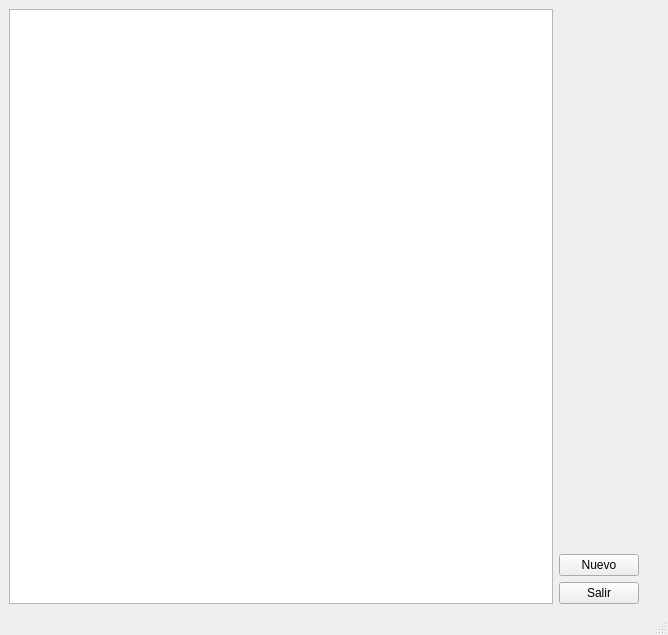
<?xml version="1.0" encoding="UTF-8"?>
<ui version="4.0">
 <class>productosSeguidosMainWindow</class>
 <widget class="QMainWindow" name="productosSeguidosMainWindow">
  <property name="geometry">
   <rect>
    <x>0</x>
    <y>0</y>
    <width>668</width>
    <height>635</height>
   </rect>
  </property>
  <property name="windowTitle">
   <string>Sueldo</string>
  </property>
  <widget class="QWidget" name="centralwidget">
   <layout class="QGridLayout" name="gridLayout">
    <item row="0" column="0">
     <widget class="QTableWidget" name="sueldoTableWidget">
      <property name="editTriggers">
       <set>QAbstractItemView::NoEditTriggers</set>
      </property>
      <property name="tabKeyNavigation">
       <bool>false</bool>
      </property>
      <property name="showDropIndicator" stdset="0">
       <bool>false</bool>
      </property>
      <property name="dragDropOverwriteMode">
       <bool>false</bool>
      </property>
      <property name="selectionMode">
       <enum>QAbstractItemView::SingleSelection</enum>
      </property>
      <attribute name="horizontalHeaderVisible">
       <bool>true</bool>
      </attribute>
      <attribute name="verticalHeaderVisible">
       <bool>false</bool>
      </attribute>
     </widget>
    </item>
    <item row="0" column="1">
     <layout class="QVBoxLayout" name="verticalLayout">
      <property name="rightMargin">
       <number>20</number>
      </property>
      <item>
       <spacer name="verticalSpacer">
        <property name="orientation">
         <enum>Qt::Vertical</enum>
        </property>
        <property name="sizeHint" stdset="0">
         <size>
          <width>20</width>
          <height>40</height>
         </size>
        </property>
       </spacer>
      </item>
      <item>
       <widget class="QPushButton" name="nuevoPushButton">
        <property name="text">
         <string>Nuevo</string>
        </property>
       </widget>
      </item>
      <item>
       <widget class="QPushButton" name="salirPushButton">
        <property name="text">
         <string>Salir</string>
        </property>
        <property name="icon">
         <iconset resource="iconosResource.qrc">
          <normaloff>:/icons/exit.png</normaloff>:/icons/exit.png</iconset>
        </property>
       </widget>
      </item>
     </layout>
    </item>
   </layout>
  </widget>
  <widget class="QMenuBar" name="menubar">
   <property name="geometry">
    <rect>
     <x>0</x>
     <y>0</y>
     <width>668</width>
     <height>22</height>
    </rect>
   </property>
  </widget>
  <widget class="QStatusBar" name="statusbar"/>
 </widget>
 <resources>
  <include location="iconosResource.qrc"/>
 </resources>
 <connections/>
</ui>
